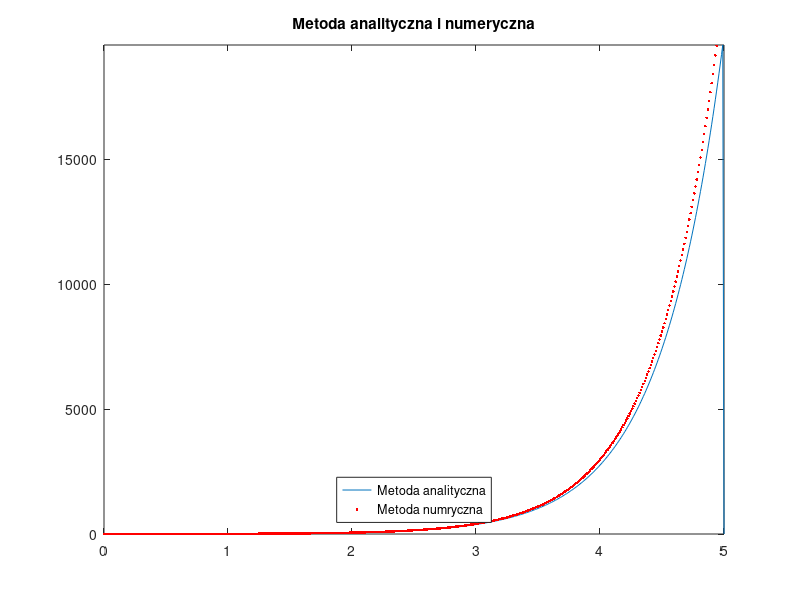
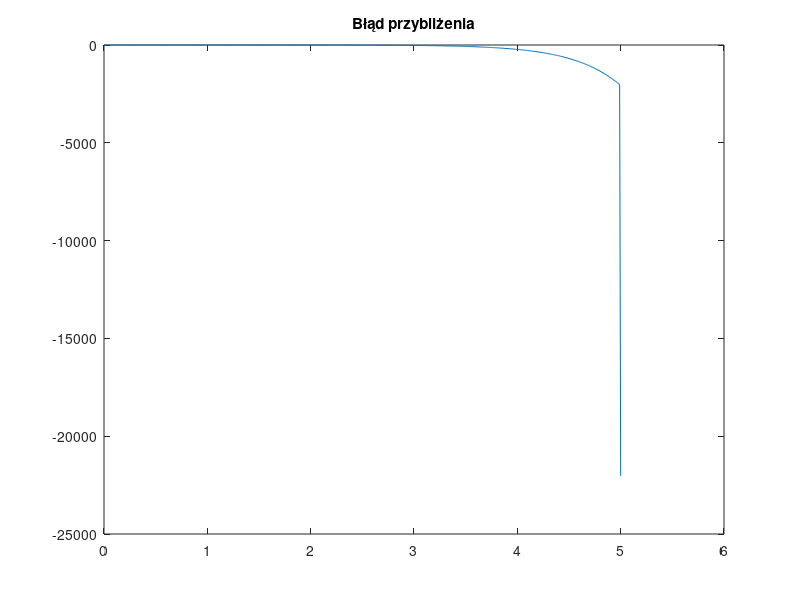

Write MATLAB code to recreate these figures, in order.
%% Rozwiazywanie rownan rozniczkowych metoda Eulera!
% dx/dt = ax
%% Zadanie 1
a = 2;
h = 0.01;
x = 0:h:5;
y = zeros(size(x));
y(1)=1;

m_an = zeros(size(x));
m_an(1)=exp(a*x(1));
for i = 2:length(y)-1
    %% f = a(f(x))
    f=a*y(i-1);
    y(i)=y(i-1) + h*f;
end
%exp(3)
m_an(:) = exp(a*x(:));

figure (1)
plot (x,y,x,m_an,'.red')
title('Metoda analityczna i numeryczna')
legend('Metoda analityczna','Metoda numryczna','Location',['south'])
ylim([0 max(y)])
s=y(:)-m_an(:);
%s= m_an(:)-y(:)
figure (2)
plot (x,s)
title('Błąd przybliżenia');
xlim([0 6]);